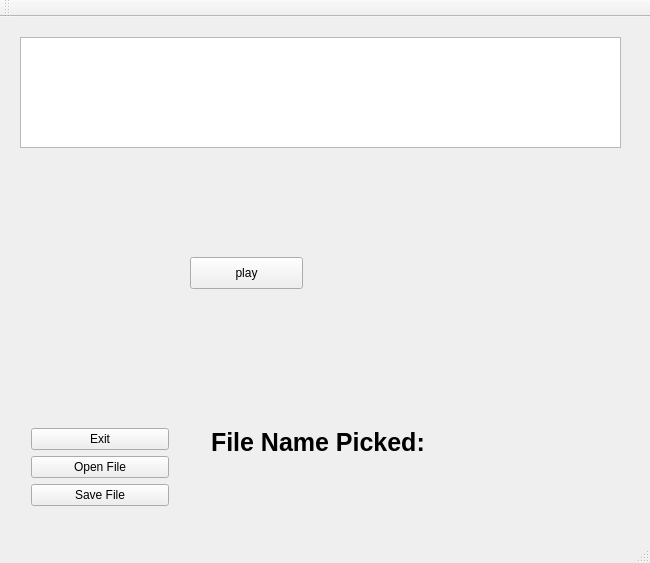
<?xml version="1.0" encoding="UTF-8"?>
<ui version="4.0">
 <class>MainWindow</class>
 <widget class="QMainWindow" name="MainWindow">
  <property name="geometry">
   <rect>
    <x>0</x>
    <y>0</y>
    <width>650</width>
    <height>563</height>
   </rect>
  </property>
  <property name="windowTitle">
   <string>MainWindow</string>
  </property>
  <widget class="QWidget" name="centralWidget">
   <widget class="QTextBrowser" name="fileContentsDisplay">
    <property name="geometry">
     <rect>
      <x>20</x>
      <y>20</y>
      <width>601</width>
      <height>111</height>
     </rect>
    </property>
   </widget>
   <widget class="QWidget" name="verticalLayoutWidget">
    <property name="geometry">
     <rect>
      <x>20</x>
      <y>400</y>
      <width>160</width>
      <height>100</height>
     </rect>
    </property>
    <layout class="QVBoxLayout" name="verticalLayout">
     <item>
      <widget class="QPushButton" name="exitButton">
       <property name="text">
        <string>Exit</string>
       </property>
      </widget>
     </item>
     <item>
      <widget class="QPushButton" name="openFileButton">
       <property name="text">
        <string>Open File</string>
       </property>
      </widget>
     </item>
     <item>
      <widget class="QPushButton" name="saveFileButton">
       <property name="text">
        <string>Save File</string>
       </property>
      </widget>
     </item>
    </layout>
   </widget>
   <widget class="QWidget" name="verticalLayoutWidget_2">
    <property name="geometry">
     <rect>
      <x>200</x>
      <y>400</y>
      <width>411</width>
      <height>80</height>
     </rect>
    </property>
    <layout class="QVBoxLayout" name="verticalLayout_2">
     <item>
      <widget class="QLabel" name="fileNameLabel">
       <property name="font">
        <font>
         <pointsize>19</pointsize>
         <weight>75</weight>
         <bold>true</bold>
        </font>
       </property>
       <property name="text">
        <string>File Name Picked:</string>
       </property>
      </widget>
     </item>
     <item>
      <widget class="QLabel" name="fileName">
       <property name="text">
        <string/>
       </property>
      </widget>
     </item>
    </layout>
   </widget>
   <widget class="QPushButton" name="mainWindow_play_btn">
    <property name="geometry">
     <rect>
      <x>190</x>
      <y>240</y>
      <width>113</width>
      <height>32</height>
     </rect>
    </property>
    <property name="text">
     <string>play</string>
    </property>
   </widget>
  </widget>
  <widget class="QMenuBar" name="menuBar">
   <property name="geometry">
    <rect>
     <x>0</x>
     <y>0</y>
     <width>650</width>
     <height>22</height>
    </rect>
   </property>
  </widget>
  <widget class="QToolBar" name="mainToolBar">
   <attribute name="toolBarArea">
    <enum>TopToolBarArea</enum>
   </attribute>
   <attribute name="toolBarBreak">
    <bool>false</bool>
   </attribute>
  </widget>
  <widget class="QStatusBar" name="statusBar"/>
 </widget>
 <layoutdefault spacing="6" margin="11"/>
 <resources/>
 <connections/>
</ui>
